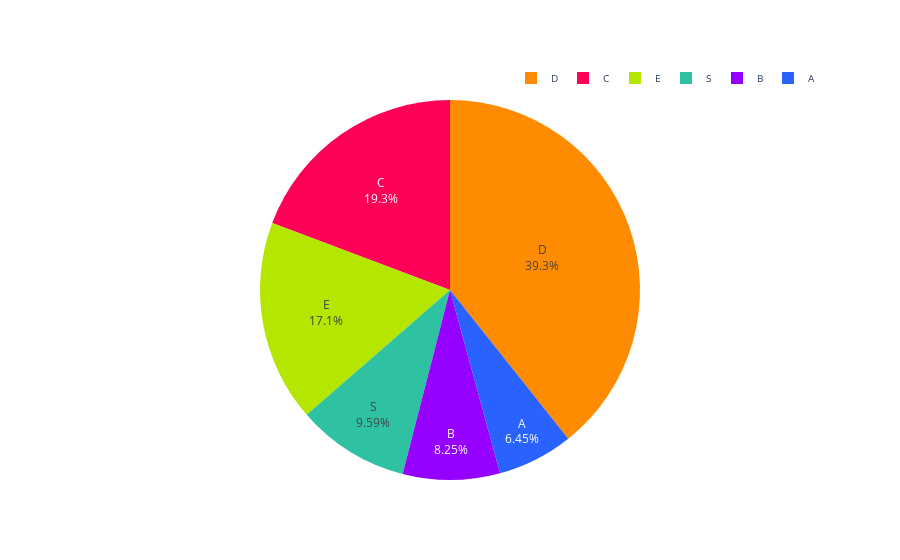

Here is the notebook cell this chart was saved with:
### Code cell
segmentos = resultados['segmento']
porcentajes_totales = resultados['porcentaje_del_total']

# Definir los colores por clase
colores = ['#2962ff', '#9500ff', '#ff0059', '#ff8c00', '#b4e600', '#2EC2A2','#E50CB6','#4225CF','#2CBA4D']

fig = go.Figure(data=[go.Pie(labels=segmentos, values=porcentajes_totales, marker=dict(colors=colores))])
fig.update_traces(textinfo='percent+label', textposition='inside')
fig.update_layout(
    yaxis=dict(
            # title='Rango de Edad', 
            gridcolor='#dddcda', # Color de las líneas que dividen los rangos del eje Y
        ),
        legend=dict(
            font_size=10,
            orientation='h',  # Orientación horizontal de la leyenda
            yanchor='bottom',  # Anclar al borde inferior
            y=1.02,  # Colocar la leyenda justo debajo del gráfico
            xanchor='right',
            x=1
            ),
        
        plot_bgcolor='rgba(0,0,0,0)',  # Color de fondo del gráfico
)

# Exportar gráfica como archivo HTML
def guardar_grafico_como_html(fig, nombre_archivo, carpeta='graficas'):
    # Crear la carpeta si no existe
    if not os.path.exists(carpeta):
        os.makedirs(carpeta)
    
    # Gráfica como archivo HTML en la carpeta especificada
    pio.write_html(fig, f'{carpeta}/{nombre_archivo}.html')
    # pio.write_html(fig, f'{carpeta}/{nombre_archivo}.png

guardar_grafico_como_html(fig, 'g_pie_dist_propiedades_segmento_tulancingo_2022', carpeta='graficas')

fig.show()

### Figure 1 — Plotly figure (JSON) as saved in the notebook; plotly's stock layout.template omitted (floating-point values rounded to 4 significant figures)
{"data": [{"labels": ["A", "B", "C", "D", "E", "S"], "marker": {"colors": ["#2962ff", "#9500ff", "#ff0059", "#ff8c00", "#b4e600", "#2EC2A2", "#E50CB6", "#4225CF", "#2CBA4D"]}, "textinfo": "percent+label", "textposition": "inside", "type": "pie", "values": [6.447, 8.255, 19.26, 39.31, 17.14, 9.591]}], "layout": {"legend": {"font": {"size": 10}, "orientation": "h", "x": 1, "xanchor": "right", "y": 1.02, "yanchor": "bottom"}, "plot_bgcolor": "rgba(0,0,0,0)", "yaxis": {"gridcolor": "#dddcda"}}}
